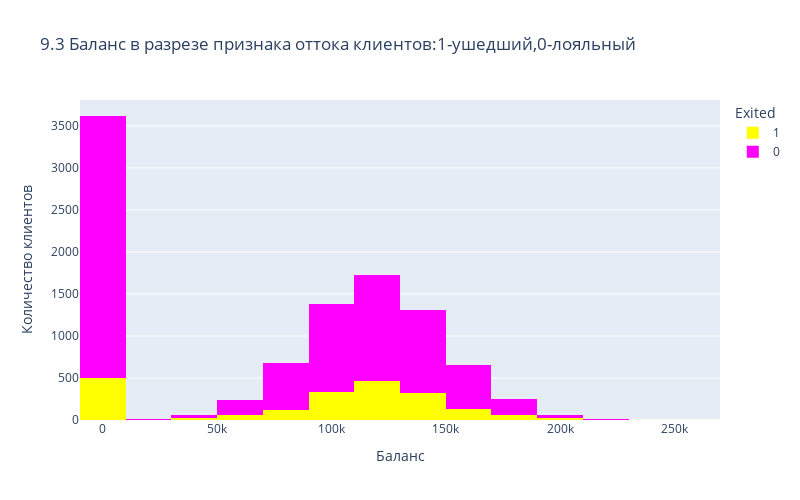

The notebook cell this image was saved under:
### Markdown cell above
___
9.3. Посмотрите на распределение баланса клиента в разрезе признака оттока. Как различаются суммы на накопительном счёте ушедших и лояльных клиентов? Подумайте и напишите, с чем это может быть связано, что может не устраивать ушедших клиентов в банке.

### Code cell
# Формируем и выводим гистограмму
fig = px.histogram(
    data_frame=churn_data,                                                      # набор данных для диаграммы
    x='Balance',                                                                # столбец с данными по оси х
    color='Exited',                                                             # столбец с данными для цветовой гаммы
    color_discrete_sequence = ['yellow', 'fuchsia'],                            # Палитра цветов графика
    height=500,                                                                 # высота диаграммы
    width=800,                                                                  # ширина диаграммы
    histfunc='count',                                                           # данные для визуализации одномерного распределения агрегатной функции
    title='9.3 Баланс в разрезе признака оттока клиентов:1-ушедший,0-лояльный', # заголовок диаграммы
    nbins = 20                                                                  # диапазон равных интервалов
)
fig.update_xaxes(title_text='Баланс')                                           # обновляем метку по оси x
fig.update_yaxes(title_text='Количество клиентов')                              # обновляем метку по оси y
#fig.write_image('images/9.3.png')                                              # Сохраняем рисунок в папку Images
fig.show()                                                                      # вывод графика на экран

### Figure 1 — Plotly figure (JSON) as saved in the notebook; plotly's stock layout.template omitted (floating-point values rounded to 4 significant figures; data arrays with more than 128 entries replaced by an {"elided": "..."} marker saying what was removed)
{"data": [{"alignmentgroup": "True", "bingroup": "x", "histfunc": "count", "hovertemplate": "Exited=1<br>Balance=%{x}<br>count=%{y}<extra></extra>", "legendgroup": "1", "marker": {"color": "yellow", "pattern": {"shape": ""}}, "name": "1", "nbinsx": 20, "offsetgroup": "1", "orientation": "v", "showlegend": true, "type": "histogram", "x": {"elided": "2037 float values"}, "xaxis": "x", "yaxis": "y"}, {"alignmentgroup": "True", "bingroup": "x", "histfunc": "count", "hovertemplate": "Exited=0<br>Balance=%{x}<br>count=%{y}<extra></extra>", "legendgroup": "0", "marker": {"color": "fuchsia", "pattern": {"shape": ""}}, "name": "0", "nbinsx": 20, "offsetgroup": "0", "orientation": "v", "showlegend": true, "type": "histogram", "x": {"elided": "7963 float values"}, "xaxis": "x", "yaxis": "y"}], "layout": {"barmode": "relative", "height": 500, "legend": {"title": {"text": "Exited"}, "tracegroupgap": 0}, "title": {"text": "9.3 Баланс в разрезе признака оттока клиентов:1-ушедший,0-лояльный"}, "width": 800, "xaxis": {"anchor": "y", "domain": [0, 1], "title": {"text": "Баланс"}}, "yaxis": {"anchor": "x", "domain": [0, 1], "title": {"text": "Количество клиентов"}}}}
